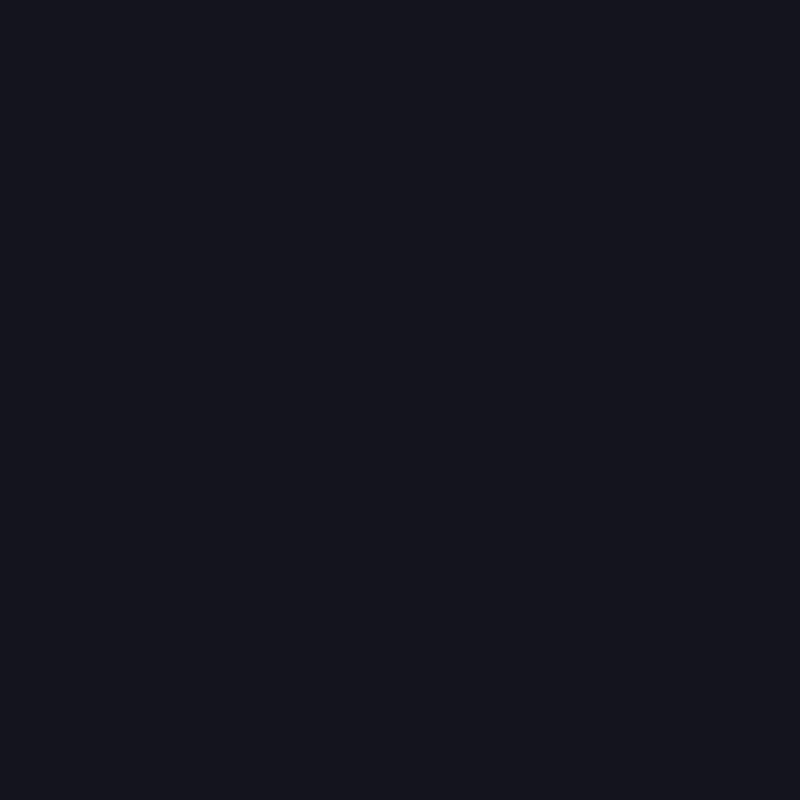
Frame 1 (no input)
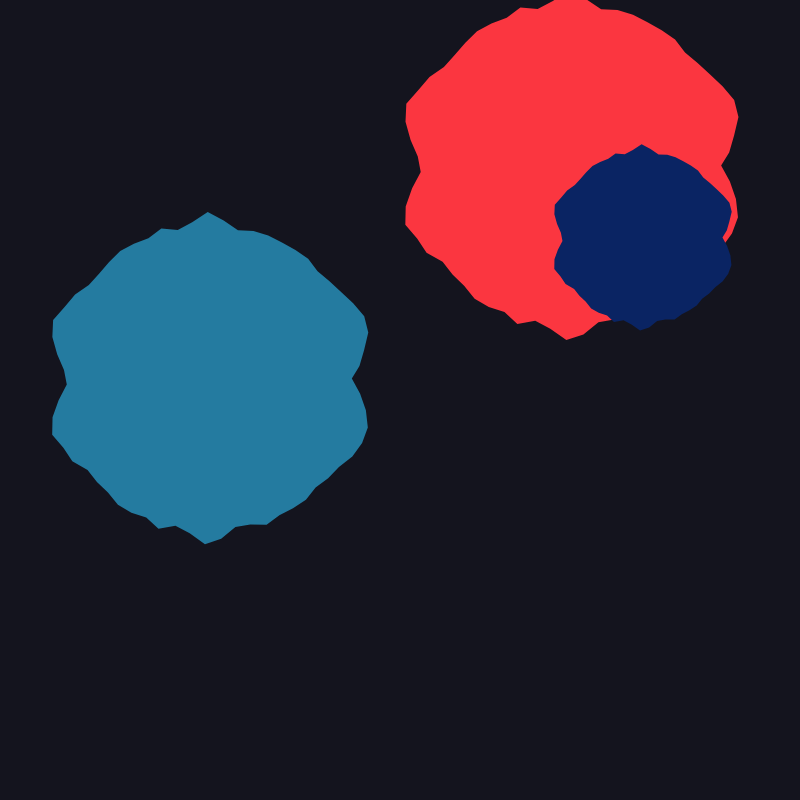
Frame 60 (no input)
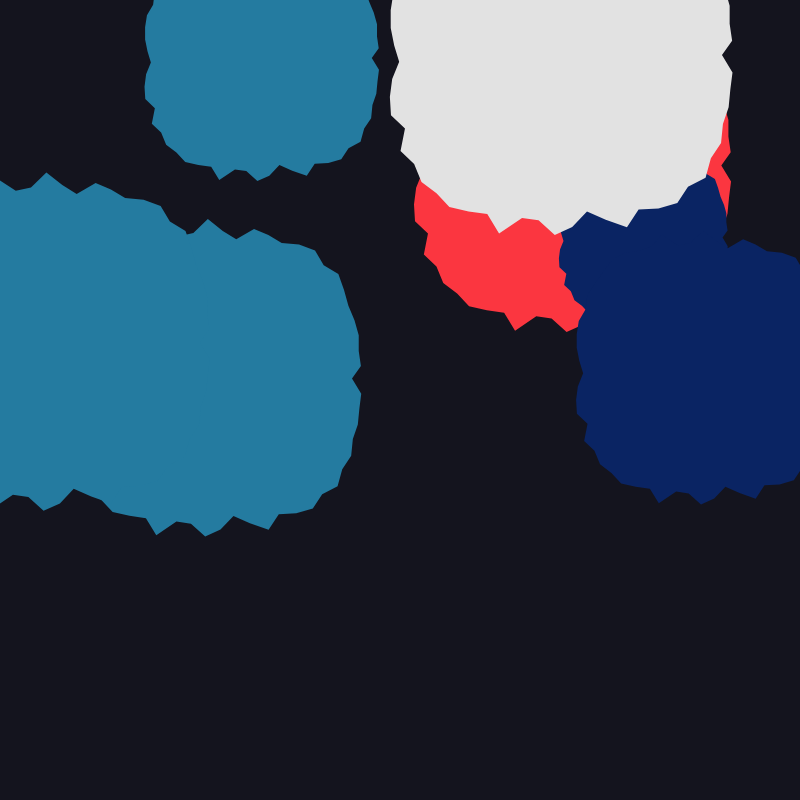
Frame 120 (the mouse pressed at the canvas centre since frame 60)

The p5.js sketch that drew these frames (run headless with seeded random() and noise() and a simulated clock; from frame 60 on, the mouse is pressed at the canvas centre):

// p5.js sketch
// ── sketch.js
let numLayers = 100; // Total number of contour layers
let visibleLayers = 0; // Counter for layers currently visible
let noiseScale = 0.1; // Controls the irregularity of the shapes
let offset = 0; // Animation offset
let revealSpeed = 15; // Frames per layer reveal
let layerData = []; // Stores position, color, and size for each layer
let palette = []; // Color palette

function setup() {
  createCanvas(800, 800);
  frameRate(30);
  noStroke();

  // Define the palette
  palette = [
    color('#0A2463'),
    color('#FB3640'),
    color('#605F5E'),
    color('#247BA0'),
    color('#E2E2E2'),
  ];

  // Initialize layer data
  for (let i = 0; i < numLayers; i++) {
    layerData.push({
      x: random(width),
      y: random(height),
      size: random(50, 200),
      color: random(palette),
    });
  }
}

function draw() {
  background(20, 20, 30);

  // Draw visible layers
  for (let i = 0; i < visibleLayers; i++) {
    let layer = layerData[i];
    let layerOffset = offset;
    let layerColor = layer.color;
    let radius = layer.size;

    fill(layerColor);
    beginShape();
    for (let angle = 0; angle < TWO_PI; angle += 0.1) {
      let xoff = cos(angle) * noiseScale * layerOffset;
      let yoff = sin(angle) * noiseScale * layerOffset;
      let r = map(noise(xoff, yoff), 0, 1, radius * 0.8, radius * 1.2);
      let x = layer.x + r * cos(angle);
      let y = layer.y + r * sin(angle);
      vertex(x, y);
    }
    endShape(CLOSE);
  }

  offset += 0.5;

  // Reveal layers gradually
  if (frameCount % revealSpeed === 0 && visibleLayers < numLayers) {
    visibleLayers++;
  }
}
